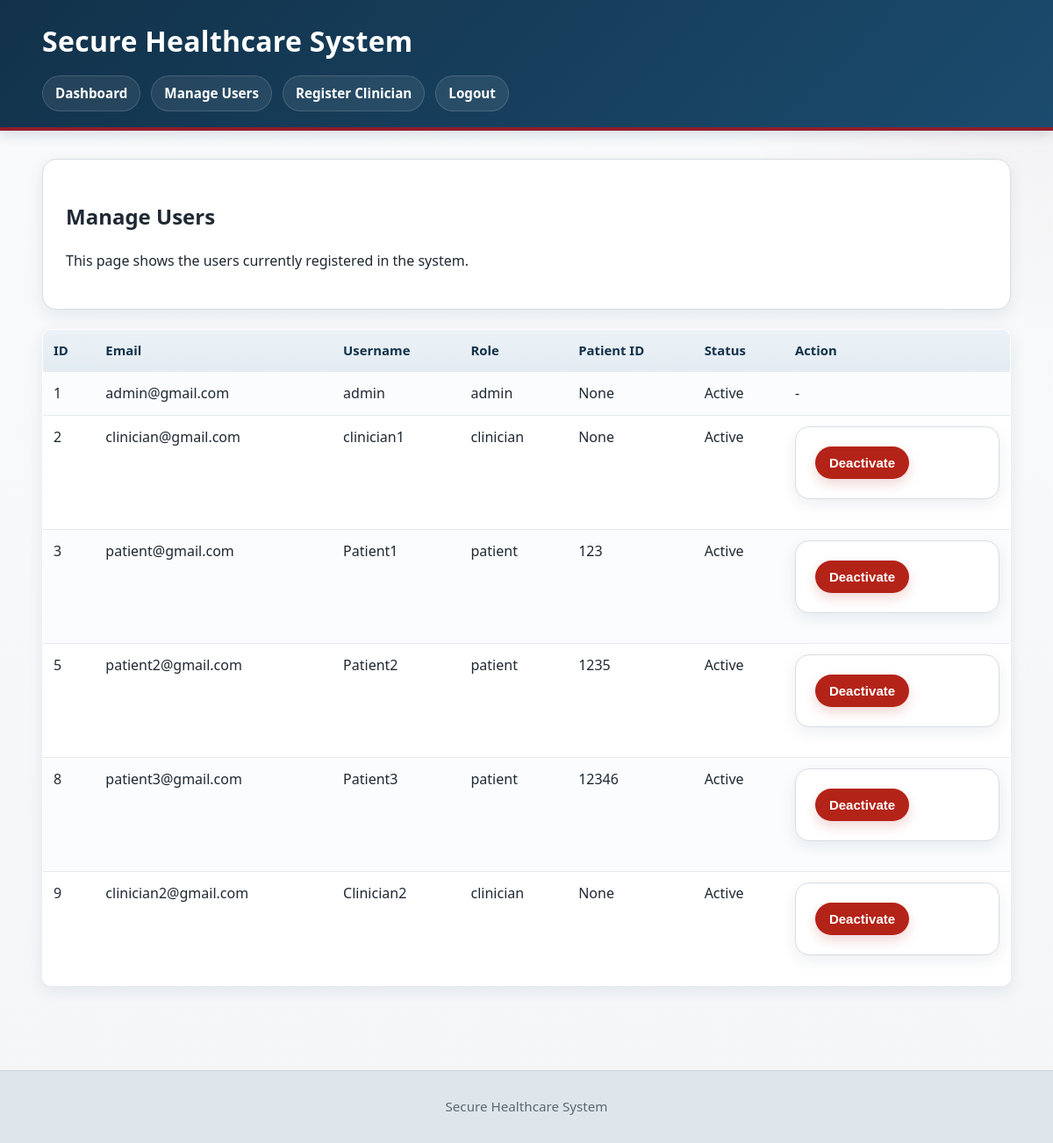
/manage_users (signed in), run on an earlier commit of the app's database.
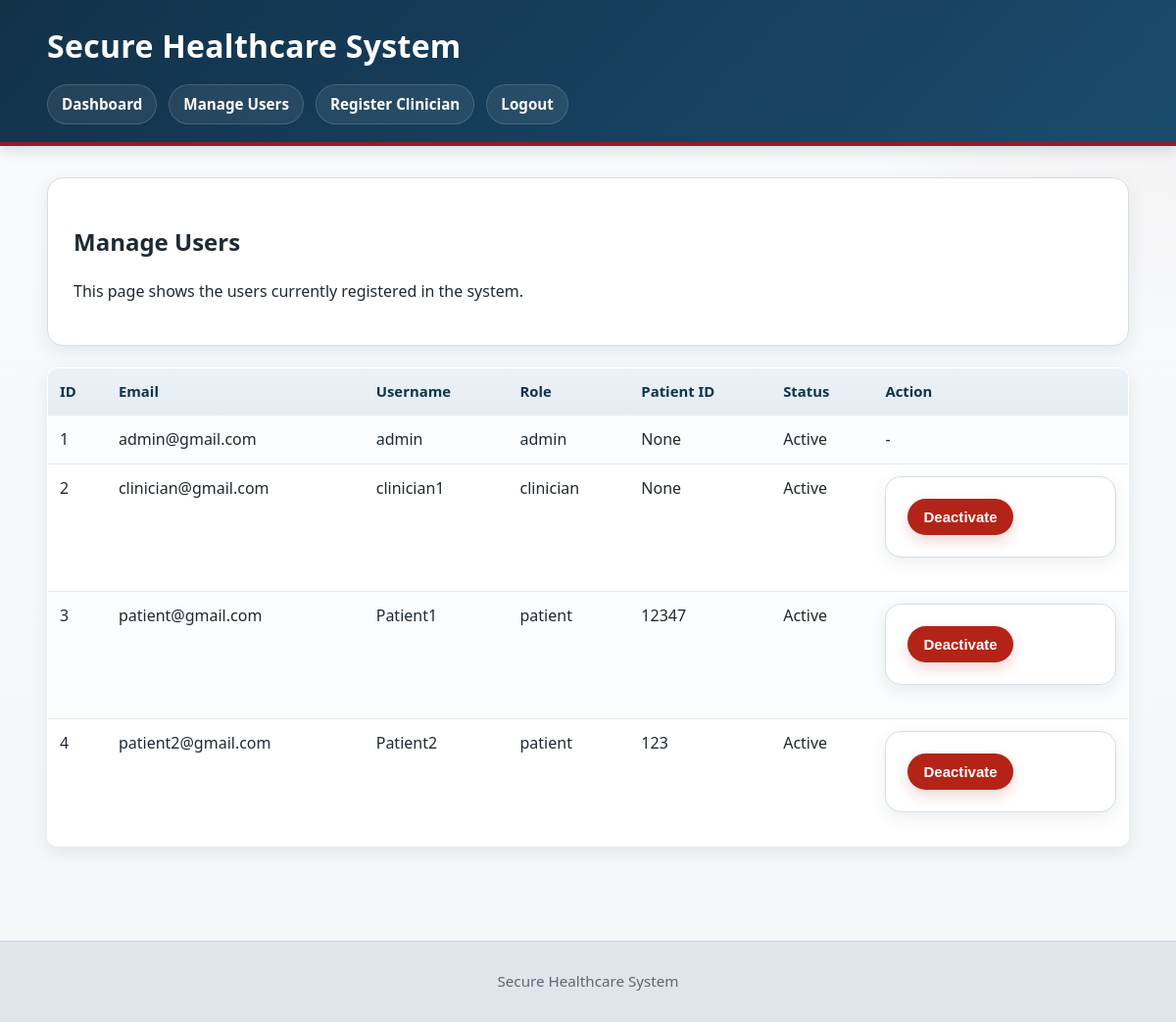
And on a later commit of the database.
### tables this page shows
CREATE TABLE users (
            id INTEGER PRIMARY KEY AUTOINCREMENT,
            email TEXT UNIQUE NOT NULL,
            username TEXT UNIQUE NOT NULL,
            password TEXT NOT NULL,
            role TEXT NOT NULL,
            patient_id TEXT,
            is_active INTEGER NOT NULL DEFAULT 1
        );

### app.py (the view)
@app.route("/manage_users")
def manage_users():
    if not is_logged_in():
        flash("Please log in first.")
        return redirect(url_for("login"))
    if not has_allowed_role(["admin"]):
        flash("Only admin can manage users.")
        return redirect(url_for("dashboard"))
    users = get_all_users()
    return render_template("manage_users.html", users=users)

### app.py (called while the page is built)
def is_logged_in():
    return "email" in session

def has_allowed_role(allowed_roles):
    email = session.get("email")
    if not email:
        return False
    return get_user_role(email) in allowed_roles

### auth.py (called while the page is built)
def get_user_role(email):
    conn = sqlite3.connect(DATABASE)
    cursor = conn.cursor()
    cursor.execute("SELECT role FROM users WHERE email = ?", (email,))
    result = cursor.fetchone()
    conn.close()
    if result:
        return result[0]
    return None

def get_all_users():
    conn = sqlite3.connect(DATABASE)
    cursor = conn.cursor()
    cursor.execute("""
        SELECT id, email, username, role, patient_id, is_active
        FROM users
        ORDER BY id ASC
    """)
    rows = cursor.fetchall()
    conn.close()
    return rows

### templates/manage_users.html (shortened to what this page needs)
{% extends "base.html" %}
{% block content %}
<div class="card">
    <h2>Manage Users</h2>
    <p>This page shows the users currently registered in the system.</p>
</div>
{% if users %}
<table>
    <tr>
        <th>ID</th>
        <th>Email</th>
        <th>Username</th>
        <th>Role</th>
        <th>Patient ID</th>
        <th>Status</th>
        <th>Action</th>
    </tr>
    {% for user in users %}
    <tr>
        <td>{{ user[0] }}</td>
        <td>{{ user[1] }}</td>
        <td>{{ user[2] }}</td>
        <td>{{ user[3] }}</td>
        <td>{{ user[4] }}</td>
        <td>
            {% if user[5] == 1 %}
                Active
            {% else %}
                Deactivated
            {% endif %}
        </td>
        <td>
            {% if user[3] == "admin" %}
                -
            {% elif user[5] == 1 %}
                <form method="POST" action="{{ url_for('deactivate_user', user_id=user[0]) }}">
                    <button type="submit" class="btn btn-danger"
                            onclick="return confirm('Are you sure you want to deactivate this user?')">
                        Deactivate
                    </button>
                </form>
            {% endif %}
        </td>
    </tr>
    {% endfor %}
</table>
{% else %}
<p>No users found.</p>
{% endif %}
{% endblock %}

### templates/base.html (shortened to what this page needs)
<!DOCTYPE html>
<html>
<head>
    <link rel="stylesheet" href="{{ url_for('static', filename='style.css') }}">
</head>
<body>
<header class="site-header">
    <div class="container">
        <h1 class="site-title">Secure Healthcare System</h1>
        {% if session.email %}
        <nav class="site-nav">
            <a href="/dashboard">Dashboard</a>
            {% if session.role == "admin" %}
                <a href="/manage_users">Manage Users</a>
                <a href="/register_clinician">Register Clinician</a>
            {% endif %}
            <a href="/logout">Logout</a>
        </nav>
        {% endif %}
    </div>
</header>
<main class="container">
    {% block content %}
    {% endblock %}
</main>
<footer class="site-footer">
    <div class="container">
        <p>Secure Healthcare System</p>
    </div>
</footer>
</body>
</html>

### static/style.css (style rules this page uses)
:root { --bg-main: #f4f6f8; --bg-panel: #ffffff; --bg-soft: #eef2f5; --text-main: #1f2933; --text-muted: #5b6773; --text-light: #ffffff; --brand-primary: #12324a; --brand-secondary: #8f1d2c; --brand-accent: #d97b29; --brand-success: #2d6a4f; --brand-danger: #b42318; --brand-border: #d7dde3; --shadow-soft: 0 6px 18px rgba(18, 50, 74, 0.08); --shadow-hover: 0 10px 24px rgba(18, 50, 74, 0.12); --radius-sm: 6px; --radius-md: 10px; --radius-lg: 16px; --spacing-xs: 6px; --spacing-sm: 10px; --spacing-md: 16px; --spacing-lg: 24px; --spacing-xl: 36px; }
* { box-sizing: border-box; }
html { scroll-behavior: smooth; }
body { margin: 0; font-family: "Segoe UI", Arial, sans-serif; background: radial-gradient(circle at top right, rgba(143, 29, 44, 0.05), transparent 22%), linear-gradient(180deg, #f8fafb 0%, var(--bg-main) 100%); color: var(--text-main); line-height: 1.55; }
.container { width: min(1120px, 92%); margin: 0 auto; }
.site-header { background: linear-gradient(135deg, var(--brand-primary) 0%, #1b4b6e 100%); color: var(--text-light); padding: 22px 0 18px; border-bottom: 4px solid var(--brand-secondary); box-shadow: 0 4px 14px rgba(18, 50, 74, 0.15); }
.site-title { margin: 0; font-size: 2rem; font-weight: 700; letter-spacing: 0.3px; }
.site-nav { margin-top: 14px; display: flex; gap: 12px; flex-wrap: wrap; }
.site-nav a { display: inline-block; color: var(--text-light); text-decoration: none; padding: 8px 14px; border-radius: 999px; background: rgba(255, 255, 255, 0.08); border: 1px solid rgba(255, 255, 255, 0.15); transition: 0.2s ease; font-weight: 600; font-size: 0.95rem; }
main { padding: 32px 0; min-height: calc(100vh - 180px); }
.site-footer { margin-top: 40px; background: #dfe6eb; border-top: 1px solid #c9d3dc; color: var(--text-muted); padding: 14px 0; text-align: center; font-size: 0.95rem; }
.card { background: var(--bg-panel); padding: 26px; border: 1px solid var(--brand-border); border-radius: var(--radius-lg); margin-bottom: 22px; box-shadow: var(--shadow-soft); }
form { background: var(--bg-panel); border: 1px solid var(--brand-border); border-radius: var(--radius-lg); padding: 22px; box-shadow: var(--shadow-soft); margin-bottom: 22px; }
.btn, button { display: inline-flex; align-items: center; justify-content: center; gap: 6px; padding: 10px 16px; border: none; border-radius: 999px; cursor: pointer; text-decoration: none; font-weight: 700; font-size: 0.94rem; transition: transform 0.15s ease, box-shadow 0.15s ease, opacity 0.15s ease; }
.btn-danger { background: var(--brand-danger); color: var(--text-light); box-shadow: 0 6px 14px rgba(180, 35, 24, 0.18); }
table { width: 100%; border-collapse: collapse; background: var(--bg-panel); border: 1px solid var(--brand-border); border-radius: var(--radius-md); overflow: hidden; box-shadow: var(--shadow-soft); margin-bottom: 24px; }
table th, table td { padding: 12px 12px; text-align: left; border-bottom: 1px solid #e5eaef; vertical-align: top; }
table th { background: linear-gradient(180deg, #ecf2f7 0%, #e3ebf2 100%); color: var(--brand-primary); font-size: 0.93rem; }
table tr:nth-child(even) td { background: #fafcfd; }

What changed in the data, as far as the page shows it:
removed users: id "5", email "patient2@gmail.com", username "Patient2", role "patient", patient "1235", is_active "Active"
removed users: id "8", email "patient3@gmail.com", username "Patient3", role "patient", patient "12346", is_active "Active"
removed users: id "9", email "clinician2@gmail.com", username "Clinician2", role "clinician", user "None", is_active "Active"
changed users "patient@gmail.com": patient "123" → "12347"
added users: id "4", email "patient2@gmail.com", username "Patient2", role "patient", patient "123", is_active "Active"
